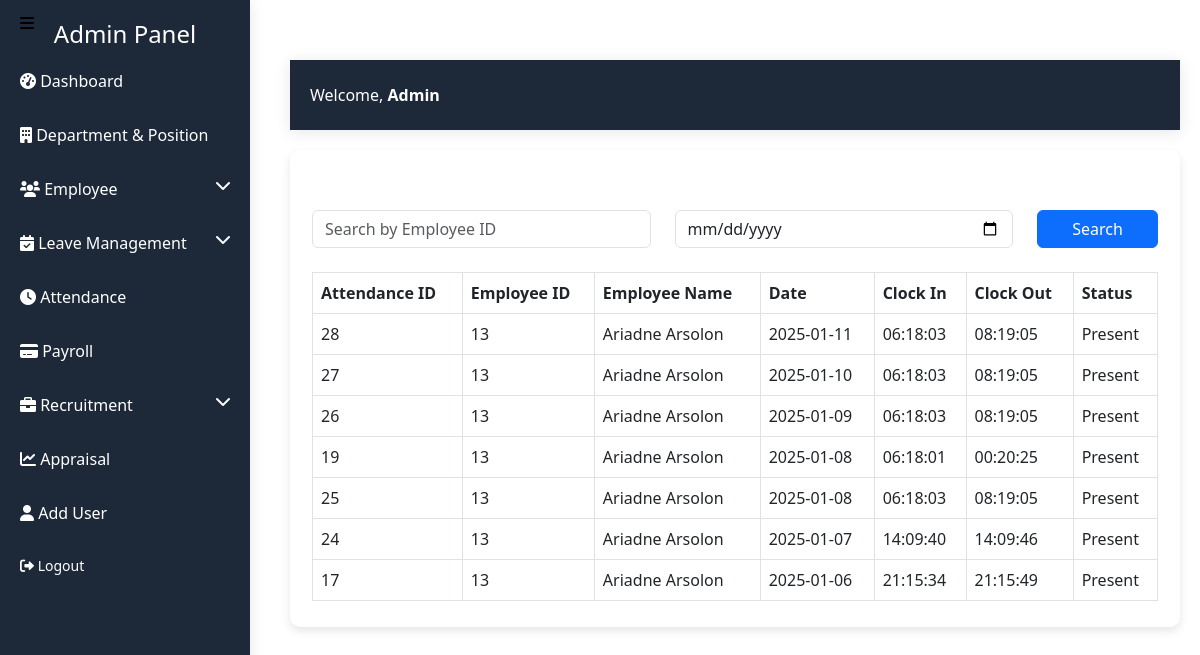
The page /admin_dashboard/attendance.php on the database as committed earlier.
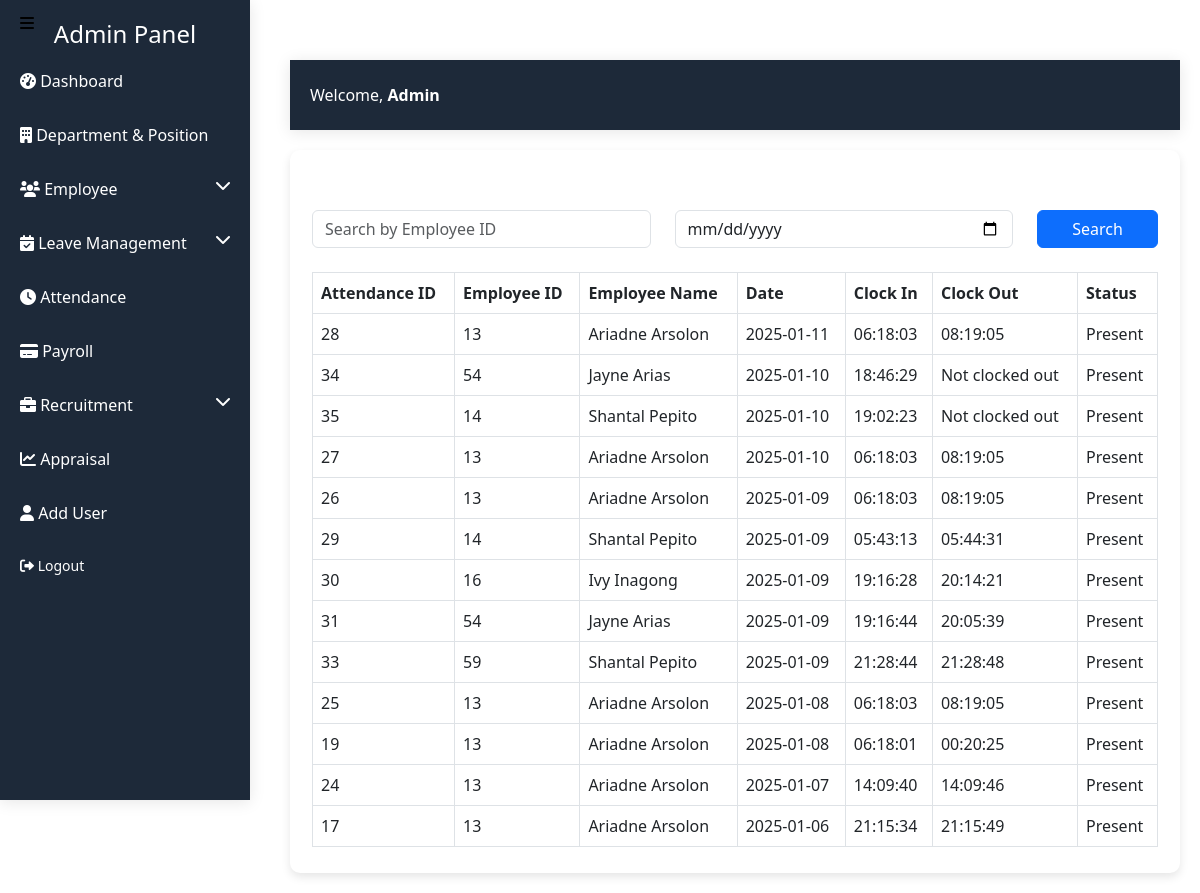
The same page on the database as committed later.
### tables this page shows
CREATE TABLE `attendance` (
  `AttendanceID` int(11) NOT NULL,
  `EmployeeID` int(11) UNSIGNED NOT NULL,
  `Date` date NOT NULL,
  `ClockIn` time DEFAULT NULL,
  `ClockOut` time DEFAULT NULL,
  `Status` enum('Present','Absent','On Leave') NOT NULL
);

CREATE TABLE `employees` (
  `EmployeeID` int(11) UNSIGNED NOT NULL,
  `FirstName` varchar(30) NOT NULL,
  `LastName` varchar(30) NOT NULL,
  `Gender` enum('Male','Female','Other') NOT NULL,
  `Email` varchar(255) NOT NULL,
  `Phone` varchar(15) DEFAULT NULL,
  `DOB` date NOT NULL,
  `Address` text NOT NULL,
  `DepartmentID` int(11) NOT NULL,
  `PositionID` int(11) NOT NULL,
  `Hire_Date` date NOT NULL,
  `Salary` decimal(10,2) DEFAULT NULL,
  `Attendance_Percentage` float DEFAULT NULL,
  `PerformanceRating` varchar(255) DEFAULT NULL,
  `Created_At` timestamp NULL DEFAULT current_timestamp(),
  `Updated_At` timestamp NULL DEFAULT current_timestamp() ON UPDATE current_timestamp(),
  `ProfileImage` varchar(255) DEFAULT NULL
);

### admin_dashboard/attendance.php (the view, shortened to what this page needs)
<?php
require_once '../config/config.php';
$searchEmployeeID = $_GET['EmployeeID'] ?? '';
$searchDate = $_GET['Date'] ?? '';
$sql = "SELECT a.AttendanceID, a.EmployeeID, e.FirstName, e.LastName, a.Date, a.ClockIn, a.ClockOut, a.Status
        FROM attendance a
        JOIN employees e ON a.EmployeeID = e.employeeId
        WHERE (:EmployeeID = '' OR a.EmployeeID = :EmployeeID)
        AND (:Date = '' OR a.Date = :Date)
        ORDER BY a.Date DESC";
$stmt = $conn->prepare($sql);
$stmt->execute([':EmployeeID' => $searchEmployeeID, ':Date' => $searchDate]);
$attendanceRecords = $stmt->fetchAll(PDO::FETCH_ASSOC);
?>
<!DOCTYPE html>
<html lang="en">
<head>
    <link href="https://cdn.jsdelivr.net/npm/bootstrap@5.3.0/dist/css/bootstrap.min.css" rel="stylesheet">
</head>
<body>
 <?php include(__DIR__ . '/include/sidebar.php'); ?>
<div class="content">
    <?php include(__DIR__ . '/include/header.php'); ?>
    <div class="main-content">
    <div class="container mt-1">
        <h2 class="text-center">Attendance Records</h2>
        <form class="row mb-4" method="GET" action="">
            <div class="col-md-5">
                <input type="text" class="form-control" name="EmployeeID" placeholder="Search by Employee ID" value="<?= htmlspecialchars($searchEmployeeID) ?>">
            </div>
            <div class="col-md-5">
                <input type="date" class="form-control" name="Date" value="<?= htmlspecialchars($searchDate) ?>">
            </div>
            <div class="col-md-2">
                <button type="submit" class="btn btn-primary w-100">Search</button>
            </div>
        </form>
        <table class="table table-bordered table-hover">
            <thead>
                <tr>
                    <th>Attendance ID</th>
                    <th>Employee ID</th>
                    <th>Employee Name</th>
                    <th>Date</th>
                    <th>Clock In</th>
                    <th>Clock Out</th>
                    <th>Status</th>
                </tr>
            </thead>
            <tbody>
                <?php if (count($attendanceRecords) > 0): ?>
                    <?php foreach ($attendanceRecords as $record): ?>
                        <tr>
                            <td><?= $record['AttendanceID'] ?></td>
                            <td><?= $record['EmployeeID'] ?></td>
                            <td><?= htmlspecialchars($record['FirstName']) . ' ' . htmlspecialchars($record['LastName']) ?></td>
                            <td><?= $record['Date'] ?></td>
                            <td><?= $record['ClockIn'] ?: 'Not clocked in' ?></td>
                            <td><?= $record['ClockOut'] ?: 'Not clocked out' ?></td>
                            <td><?= $record['Status'] ?></td>
                        </tr>
                    <?php endforeach; ?>
                <?php else: ?>
                    <tr>
                        <td colspan="7" class="text-center">No attendance records found.</td>
                    </tr>
                <?php endif; ?>
            </tbody>
        </table>
    </div>
    </div>
</body>
</html>

### admin_dashboard/include/sidebar.php (shortened to what this page needs)
<!DOCTYPE html>
<html lang="en">
<head>
    <link href="https://cdn.jsdelivr.net/npm/bootstrap@5.3.0/dist/css/bootstrap.min.css" rel="stylesheet">
    <link href="https://cdnjs.cloudflare.com/ajax/libs/font-awesome/6.0.0-beta3/css/all.min.css" rel="stylesheet">
</head>
<body>
    <div class="sidebar">
        <h4 class="text-center">Admin Panel</h4>
        <a href="dashboard.php"><i class="fa fa-tachometer-alt"></i> Dashboard</a>
        <a href="department.php"><i class="fa fa-building"></i> Department & Position</a>
        <a href="#" class="submenu-toggle" data-bs-toggle="collapse" data-bs-target="#employeeSubmenu">
            <i class="fa fa-users"></i> Employee <i class="fa fa-chevron-down float-end"></i>
        </a>
        <a href="#" class="submenu-toggle" data-bs-toggle="collapse" data-bs-target="#leaveManagementSubmenu">
            <i class="fa fa-calendar-check"></i> Leave Management <i class="fa fa-chevron-down float-end"></i>
        </a>
        <a href="attendance.php"><i class="fa fa-clock"></i> Attendance</a>
        <a href="payroll.php"><i class="fa fa-credit-card"></i> Payroll</a>
        <a href="#" class="submenu-toggle" data-bs-toggle="collapse" data-bs-target="#recruitmentSubmenu">
            <i class="fa fa-briefcase"></i> Recruitment <i class="fa fa-chevron-down float-end"></i>
        </a>
        <a href="appraisal.php"><i class="fa fa-chart-line"></i> Appraisal</a>
        <a href="../login/add_user.php"><i class="fa fa-user"></i> Add User</a>
        <a href="../login/logout.php" class="submenu-item"><i class="fa fa-sign-out-alt"></i> Logout</a>
    </div>
    <button class="navbar-toggler" type="button" aria-expanded="false" aria-label="Toggle navigation" onclick="toggleSidebar()">
        <span class="navbar-toggler-icon"><i class="fa fa-bars"></i></span>
    </button>
    <div class="content">
    </div>
</body>
</html>

### admin_dashboard/include/header.php (shortened to what this page needs)
<!DOCTYPE html>
<html lang="en">
<head>
    <link href="https://cdn.jsdelivr.net/npm/bootstrap@5.3.0/dist/css/bootstrap.min.css" rel="stylesheet">
</head>
<body>
<div class="header">
    <div class="user-info">
        <span>Welcome, <b>Admin</b></span>
    </div>
</div>
</body>
</html>

### admin_dashboard/attendance.php (style rules this page uses)
body { font-family: Arial, sans-serif; background-color: #f4f7fa; }
.content { margin-left: 270px; padding: 20px; }
.main-content { background: #fff; border-radius: 10px; padding: 10px; box-shadow: 0px 4px 10px rgba(0, 0, 0, 0.1); }

### admin_dashboard/include/sidebar.php (style rules this page uses)
.sidebar { width: 250px; position: fixed; height: 100vh; background: #1d2939; box-shadow: 0px 2px 15px rgba(0, 0, 0, 0.1); padding-top: 20px; overflow-y: auto; transition: transform 0.3s ease-in-out; }
.sidebar a { text-decoration: none; display: block; padding: 10px 20px; color: #fff; border-radius: 5px; margin: 10px 0; }
.submenu-item { padding-left: 40px; font-size: 14px; }
.content { margin-left: 270px; padding: 20px; }
.text-center { color: #fff; }
.navbar-toggler { background-color: black; border: none; padding: 10px; color: white; font-size: 20px; position: fixed; top: 15px; left: 15px; z-index: 9999; border-radius: 5px; }
.navbar-toggler-icon { color: black; }

### admin_dashboard/include/header.php (style rules this page uses)
.header { height: 70px; display: flex; justify-content: space-between; align-items: center; background: rgb(29,41,57); box-shadow: 0px 2px 15px rgba(0, 0, 0, 0.1); padding: 0 20px; margin-bottom: 20px; }
.user-info { color: #fff; }

Rows that differ between the two databases and show on the page:
added attendance: AttendanceID "34", EmployeeID "54", EmployeeID.FirstName "Jayne", EmployeeID.LastName "Arias", Date "2025-01-10", ClockIn "18:46:29", ClockOut "Not clocked out", Status "Present"
added attendance: AttendanceID "35", EmployeeID "14", EmployeeID.FirstName "Shantal", EmployeeID.LastName "Pepito", Date "2025-01-10", ClockIn "19:02:23", ClockOut "Not clocked out", Status "Present"
added attendance: AttendanceID "29", EmployeeID "14", EmployeeID.FirstName "Shantal", EmployeeID.LastName "Pepito", Date "2025-01-09", ClockIn "05:43:13", ClockOut "05:44:31", Status "Present"
added attendance: AttendanceID "30", EmployeeID "16", EmployeeID.FirstName "Ivy", EmployeeID.LastName "Inagong", Date "2025-01-09", ClockIn "19:16:28", ClockOut "20:14:21", Status "Present"
added attendance: AttendanceID "31", EmployeeID "54", EmployeeID.FirstName "Jayne", EmployeeID.LastName "Arias", Date "2025-01-09", ClockIn "19:16:44", ClockOut "20:05:39", Status "Present"
added attendance: AttendanceID "33", EmployeeID "59", EmployeeID.FirstName "Shantal", EmployeeID.LastName "Pepito", Date "2025-01-09", ClockIn "21:28:44", ClockOut "21:28:48", Status "Present"
shown differently, row unchanged: attendance id 25: moves up the list
